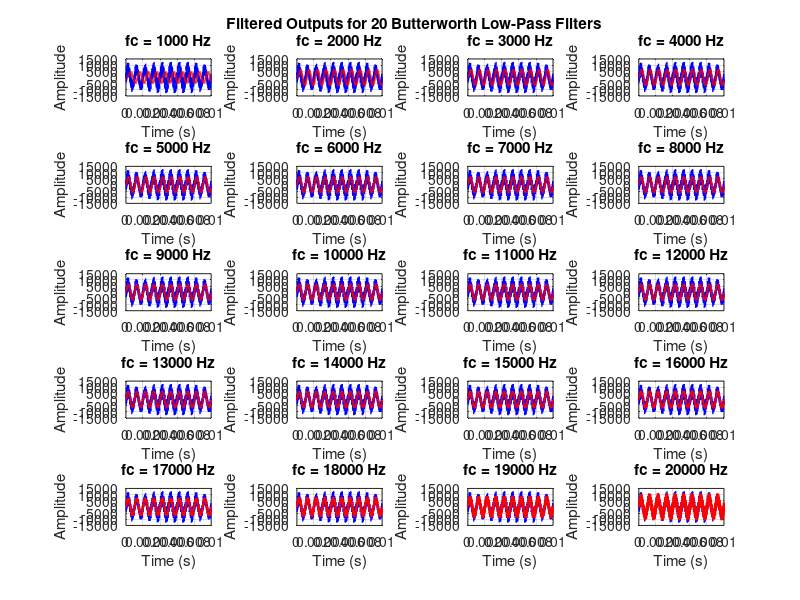

Source code (MATLAB):
close all;
clear all;
pkg load signal;
pkg load communications;

% Parameters for the test signal
fs = 48000;             % Sampling frequency (Hz)
Ts = 1/fs;
n = 0:(48000-1);
t = n * Ts;
%t = linspace(0, 1, fs);  % Time vector for 1 second
f1 = 1000;              % Frequency of first sine wave (Hz)
f2 = 20000;             % Frequency of second sine wave (Hz)
bits=16;
% Generate the input signal: sum of two sine waves
data = 0.1*sin(2*pi*f1*t) + 0.1*sin(2*pi*f2*t);
%data_norm = data / max(abs(data));
data_quant = ((data * (2^bits-1))-1);
%data_int = dec2bin(data_quant, 32);
data_int = cast(data_quant, "int16");
% Scale factor for converting coefficients to 32-bit integers (using 24 bits for fraction)
scale_factor = 2^13;

% Define the list of cutoff frequencies: 1 kHz to 20 kHz in 1 kHz increments
fc_list = 1000:1000:20000;
num_filters = length(fc_list);

% Preallocate a matrix to store the filtered outputs for each filter.
% Each column corresponds to the output from one filter.
filtered_out = zeros(length(data), num_filters);

% Loop over each cutoff frequency to design the filter, quantize coefficients,
% recover them, and then filter the test signal.
for k = 1:num_filters
    fc = fc_list(k);

    % Design a 3th-order Butterworth low-pass filter (using 3 cascaded biquad sections)
    [b, a] = butter(3, fc/(fs/2));

    % Scale coefficients to signed 32-bit integer range
    b_int32 = fix(b * scale_factor)
    a_int32 = fix(a * scale_factor)

    % (Optional: You could convert these integers to two's complement binary strings here)

    % Recover coefficients back to floating point by dividing by the scale factor
    b_recovered = double(b_int32) / scale_factor;
    a_recovered = double(a_int32) / scale_factor;

    % Check stability by examining the poles of the filter (denom. coefficients)
    poles = roots(a_recovered);
    if all(abs(poles) < 1)
        disp(['Filter with cutoff frequency ', num2str(fc), ' Hz is stable.']);
    else
        disp(['Warning: Filter with cutoff frequency ', num2str(fc), ' Hz is unstable!']);
    end

    % Apply the filter to the input test signal
    filtered_out(:, k) = filter(b_recovered, a_recovered, data_int);
end

%% Plotting the Test Signal and Filtered Outputs
% Create a figure with subplots for each filtered output
figure;
for k = 1:num_filters
    %figure;
    subplot(5, 4, k);
    % Plot the original signal (dashed blue) for reference
    plot(t, data_int, 'b--', 'LineWidth', 1);
    hold on;
    % Plot the filtered output (solid red)
    plot(t, filtered_out(:, k), 'r-', 'LineWidth', 1.5);
    title(sprintf('fc = %d Hz', fc_list(k)));
    xlim([0, 0.01]);  % Display the first 10 milliseconds
    xlabel('Time (s)');
    ylabel('Amplitude');
    grid on;
end
S  = axes( 'visible', 'off', 'title', 'Filtered Outputs for 20 Butterworth Low-Pass Filters' );

% Open a text file for writing the 2's complement binary test vector (24 bits)
% fid = fopen('test_vector.txt', 'w');
% if fid == -1
%     error('Could not open file for writing.');
% end

% % For each sample, output a 24-bit two's complement binary representation.
% for k = 1:length(data_int)
%     val = data_int(k);
%     binStr = dec2bin(val, bits);
%     fprintf(fid, '%s\n', binStr);
% end

% fclose(fid);
% disp('Test vector file "test_vector.txt" generated successfully.');

